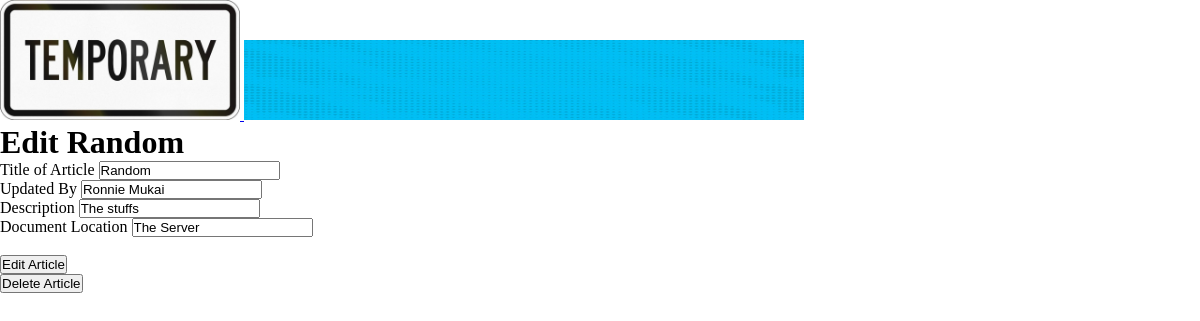
/admin_page/all_self_help_articles/10/edit_articles, run on the app's committed database.
### catalog_application/models.py (models this page shows)
class SelfHelpArticle(models.Model):
    title = models.CharField(max_length=100)
    last_updated_by = models.CharField(max_length=50)
    description = models.CharField(max_length=1000)
    document_location = models.CharField(max_length=100)
    article_image = models.ImageField(storage=fs)
    created_at = models.DateTimeField(auto_now_add=True)
    updated_at = models.DateTimeField(auto_now=True)
    objects = SelfHelpArticleManager()

### catalog_application/views.py (the view)
# urls.py: path('admin_page/all_self_help_articles/<self_help_article_id>/edit_articles', views.edit_articles),
def edit_articles(request, self_help_article_id):
    db_articles = SelfHelpArticle.objects.get(id=self_help_article_id)
    context = {
        'self_help_articles': db_articles
    }
    return render(request, 'edit_self_help_articles.html', context)

### catalog_application/templates/edit_self_help_articles.html (shortened to what this page needs)
{% load static %}
<!DOCTYPE html>
<html lang="en">
    <head>
        <link
            rel="stylesheet"
            href="{% static 'css\edit_self_help_articles.css' %}"
        />
    </head>
    <body>
            <div class="header">
                <a href="TBD">
                    <img
                        class="logo"
                        src="{% static 'images\temp_image.jpeg' %}"
                    />
                </a>
                <img
                    class="banner"
                    src="{% static 'images\temp_banner.jpg' %}"
                />
            </div>
            <h1>Edit {{ self_help_articles.title }}</h1>
            <form action="/admin_page/all_self_help_articles/{{ self_help_articles.id }}/update_articles" method="post">
                <div>
                    <label for="title">Title of Article</label>
                    <input type="text" name="title" id="title" value="{{ self_help_articles.title }}" />
                </div>
                <div>
                    <label for="last_updated_by">Updated By</label>
                    <input type="text" name="last_updated_by" id="last_updated_by" value="{{ self_help_articles.last_updated_by }}" />
                </div>
                <div>
                    <label for="description">Description</label>
                    <input type="text" name="description" id="description" value="{{ self_help_articles.description }}" />
                </div>
                <div>
                    <label for="document_location">Document Location</label>
                    <input
                        type="text"
                        name="document_location"
                        id="document_location"
                        value="{{ self_help_articles.document_location }}"
                    />
                </div>
                <div>
                </div>
                <button class="submitButton">Edit Article</button>
            </form>
            <button class="delete_btn">Delete Article</button>
    </body>
</html>

### static/css/edit_self_help_articles.css (style rules this page uses)
* { margin: 0; padding: 0; }
.header .logo { width: 15rem; height: auto; }
.header .banner { width: 35rem; height: 5rem; }

### data on the page
SelfHelpArticle: title "Random", last_updated_by "Ronnie Mukai", description "The stuffs", document_location "The Server"
